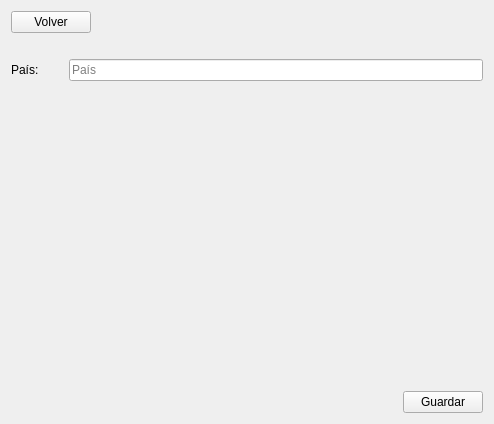
<?xml version="1.0" encoding="UTF-8"?>
<ui version="4.0">
 <class>create_pais</class>
 <widget class="QWidget" name="create_pais">
  <property name="geometry">
   <rect>
    <x>0</x>
    <y>0</y>
    <width>494</width>
    <height>424</height>
   </rect>
  </property>
  <property name="windowTitle">
   <string>Form</string>
  </property>
  <property name="styleSheet">
   <string notr="true"/>
  </property>
  <layout class="QVBoxLayout" name="verticalLayout">
   <item>
    <layout class="QHBoxLayout" name="horizontalLayout">
     <item>
      <widget class="QPushButton" name="bt_back">
       <property name="cursor">
        <cursorShape>PointingHandCursor</cursorShape>
       </property>
       <property name="text">
        <string>Volver</string>
       </property>
       <property name="icon">
        <iconset>
         <normaloff>images/back-arrow.svg</normaloff>images/back-arrow.svg</iconset>
       </property>
       <property name="iconSize">
        <size>
         <width>32</width>
         <height>32</height>
        </size>
       </property>
      </widget>
     </item>
     <item>
      <spacer name="horizontalSpacer">
       <property name="orientation">
        <enum>Qt::Horizontal</enum>
       </property>
       <property name="sizeHint" stdset="0">
        <size>
         <width>40</width>
         <height>20</height>
        </size>
       </property>
      </spacer>
     </item>
    </layout>
   </item>
   <item>
    <widget class="QPushButton" name="bt_title">
     <property name="minimumSize">
      <size>
       <width>0</width>
       <height>0</height>
      </size>
     </property>
     <property name="layoutDirection">
      <enum>Qt::RightToLeft</enum>
     </property>
     <property name="styleSheet">
      <string notr="true">background-color: rgba(255, 255, 255, 0);
border: none;</string>
     </property>
     <property name="text">
      <string/>
     </property>
     <property name="icon">
      <iconset>
       <normaloff>../images/country - white.svg</normaloff>../images/country - white.svg</iconset>
     </property>
     <property name="iconSize">
      <size>
       <width>100</width>
       <height>100</height>
      </size>
     </property>
    </widget>
   </item>
   <item>
    <layout class="QHBoxLayout" name="horizontalLayout_2" stretch="1,8">
     <item>
      <widget class="QLabel" name="label_2">
       <property name="text">
        <string>País: </string>
       </property>
      </widget>
     </item>
     <item>
      <widget class="QLineEdit" name="pais">
       <property name="placeholderText">
        <string>País</string>
       </property>
      </widget>
     </item>
    </layout>
   </item>
   <item>
    <spacer name="verticalSpacer_2">
     <property name="orientation">
      <enum>Qt::Vertical</enum>
     </property>
     <property name="sizeHint" stdset="0">
      <size>
       <width>20</width>
       <height>40</height>
      </size>
     </property>
    </spacer>
   </item>
   <item>
    <layout class="QHBoxLayout" name="horizontalLayout_3">
     <item>
      <spacer name="horizontalSpacer_2">
       <property name="orientation">
        <enum>Qt::Horizontal</enum>
       </property>
       <property name="sizeHint" stdset="0">
        <size>
         <width>40</width>
         <height>20</height>
        </size>
       </property>
      </spacer>
     </item>
     <item>
      <widget class="QPushButton" name="bt_save">
       <property name="cursor">
        <cursorShape>PointingHandCursor</cursorShape>
       </property>
       <property name="text">
        <string>Guardar</string>
       </property>
       <property name="icon">
        <iconset>
         <normaloff>images/save.svg</normaloff>images/save.svg</iconset>
       </property>
       <property name="iconSize">
        <size>
         <width>32</width>
         <height>32</height>
        </size>
       </property>
      </widget>
     </item>
    </layout>
   </item>
  </layout>
 </widget>
 <resources/>
 <connections/>
</ui>
